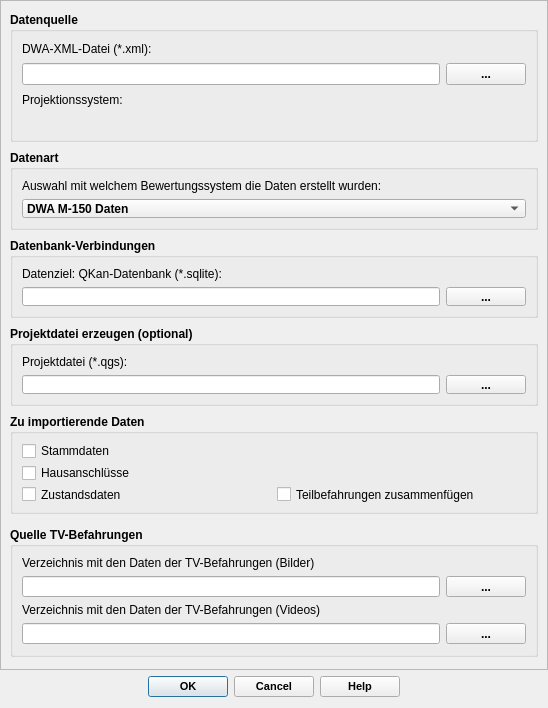
<?xml version="1.0" encoding="UTF-8"?>
<ui version="4.0">
 <class>xmlimportDialogBase</class>
 <widget class="QDialog" name="xmlimportDialogBase">
  <property name="geometry">
   <rect>
    <x>0</x>
    <y>0</y>
    <width>548</width>
    <height>708</height>
   </rect>
  </property>
  <property name="minimumSize">
   <size>
    <width>250</width>
    <height>150</height>
   </size>
  </property>
  <property name="maximumSize">
   <size>
    <width>16777215</width>
    <height>720</height>
   </size>
  </property>
  <property name="windowTitle">
   <string>Import aus DWA-150-XML</string>
  </property>
  <layout class="QVBoxLayout" name="verticalLayout_2">
   <property name="leftMargin">
    <number>0</number>
   </property>
   <property name="topMargin">
    <number>0</number>
   </property>
   <property name="rightMargin">
    <number>0</number>
   </property>
   <item>
    <widget class="QScrollArea" name="scrollArea">
     <property name="sizePolicy">
      <sizepolicy hsizetype="Preferred" vsizetype="Preferred">
       <horstretch>0</horstretch>
       <verstretch>0</verstretch>
      </sizepolicy>
     </property>
     <property name="verticalScrollBarPolicy">
      <enum>Qt::ScrollBarAsNeeded</enum>
     </property>
     <property name="widgetResizable">
      <bool>true</bool>
     </property>
     <widget class="QWidget" name="scrollAreaWidgetContents">
      <property name="geometry">
       <rect>
        <x>0</x>
        <y>0</y>
        <width>546</width>
        <height>660</height>
       </rect>
      </property>
      <layout class="QVBoxLayout" name="verticalLayout_3">
       <item>
        <widget class="QGroupBox" name="groupBox_3">
         <property name="minimumSize">
          <size>
           <width>0</width>
           <height>130</height>
          </size>
         </property>
         <property name="maximumSize">
          <size>
           <width>16777215</width>
           <height>130</height>
          </size>
         </property>
         <property name="font">
          <font>
           <weight>75</weight>
           <bold>true</bold>
          </font>
         </property>
         <property name="toolTip">
          <string comment="Pfade der Import- und Exportdatenbank"/>
         </property>
         <property name="title">
          <string>Datenquelle</string>
         </property>
         <property name="flat">
          <bool>false</bool>
         </property>
         <property name="checkable">
          <bool>false</bool>
         </property>
         <layout class="QVBoxLayout" name="verticalLayout">
          <item>
           <widget class="QLabel" name="label_2">
            <property name="font">
             <font>
              <family>Tahoma</family>
              <weight>50</weight>
              <bold>false</bold>
             </font>
            </property>
            <property name="text">
             <string>DWA-XML-Datei (*.xml):</string>
            </property>
            <property name="alignment">
             <set>Qt::AlignLeading|Qt::AlignLeft|Qt::AlignVCenter</set>
            </property>
           </widget>
          </item>
          <item>
           <layout class="QHBoxLayout" name="horizontalLayout">
            <item>
             <widget class="QLineEdit" name="tf_import">
              <property name="font">
               <font>
                <family>Tahoma</family>
                <weight>50</weight>
                <bold>false</bold>
               </font>
              </property>
              <property name="toolTip">
               <string>&lt;html&gt;&lt;head/&gt;&lt;body&gt;&lt;p&gt;Quelldatenbank mit Kanaldaten aus HYSTEM-EXTRAN&lt;/p&gt;&lt;/body&gt;&lt;/html&gt;</string>
              </property>
              <property name="alignment">
               <set>Qt::AlignRight|Qt::AlignTrailing|Qt::AlignVCenter</set>
              </property>
             </widget>
            </item>
            <item>
             <widget class="QPushButton" name="pb_import">
              <property name="toolTip">
               <string>&lt;html&gt;&lt;head/&gt;&lt;body&gt;&lt;p&gt;ITWH-Quelldatenbank mit Kanalnetzdaten auswählen&lt;/p&gt;&lt;/body&gt;&lt;/html&gt;</string>
              </property>
              <property name="text">
               <string>...</string>
              </property>
             </widget>
            </item>
           </layout>
          </item>
          <item>
           <widget class="QLabel" name="label_5">
            <property name="font">
             <font>
              <family>Tahoma</family>
              <weight>50</weight>
              <bold>false</bold>
             </font>
            </property>
            <property name="text">
             <string>Projektionssystem:</string>
            </property>
            <property name="alignment">
             <set>Qt::AlignLeading|Qt::AlignLeft|Qt::AlignVCenter</set>
            </property>
           </widget>
          </item>
          <item>
           <widget class="QgsProjectionSelectionWidget" name="epsg"/>
          </item>
         </layout>
        </widget>
       </item>
       <item>
        <widget class="QGroupBox" name="groupBox_2">
         <property name="sizePolicy">
          <sizepolicy hsizetype="Preferred" vsizetype="Preferred">
           <horstretch>0</horstretch>
           <verstretch>0</verstretch>
          </sizepolicy>
         </property>
         <property name="minimumSize">
          <size>
           <width>0</width>
           <height>80</height>
          </size>
         </property>
         <property name="maximumSize">
          <size>
           <width>16777215</width>
           <height>80</height>
          </size>
         </property>
         <property name="font">
          <font>
           <family>Tahoma</family>
           <weight>75</weight>
           <bold>true</bold>
          </font>
         </property>
         <property name="toolTip">
          <string comment="Pfade der Import- und Exportdatenbank"/>
         </property>
         <property name="title">
          <string>Datenart</string>
         </property>
         <property name="flat">
          <bool>false</bool>
         </property>
         <property name="checkable">
          <bool>false</bool>
         </property>
         <layout class="QVBoxLayout" name="verticalLayout_4">
          <item>
           <widget class="QLabel" name="label_7">
            <property name="font">
             <font>
              <family>Tahoma</family>
              <weight>50</weight>
              <bold>false</bold>
             </font>
            </property>
            <property name="text">
             <string>Auswahl mit welchem Bewertungssystem die Daten erstellt wurden:</string>
            </property>
            <property name="alignment">
             <set>Qt::AlignLeading|Qt::AlignLeft|Qt::AlignVCenter</set>
            </property>
           </widget>
          </item>
          <item>
           <widget class="QComboBox" name="comboBox_2">
            <item>
             <property name="text">
              <string>DWA M-150 Daten</string>
             </property>
            </item>
            <item>
             <property name="text">
              <string>ISYBAU Daten</string>
             </property>
            </item>
           </widget>
          </item>
         </layout>
        </widget>
       </item>
       <item>
        <widget class="QGroupBox" name="groupBox">
         <property name="sizePolicy">
          <sizepolicy hsizetype="Preferred" vsizetype="Preferred">
           <horstretch>0</horstretch>
           <verstretch>0</verstretch>
          </sizepolicy>
         </property>
         <property name="minimumSize">
          <size>
           <width>0</width>
           <height>80</height>
          </size>
         </property>
         <property name="maximumSize">
          <size>
           <width>16777215</width>
           <height>80</height>
          </size>
         </property>
         <property name="font">
          <font>
           <family>Tahoma</family>
           <weight>75</weight>
           <bold>true</bold>
          </font>
         </property>
         <property name="toolTip">
          <string comment="Pfade der Import- und Exportdatenbank"/>
         </property>
         <property name="title">
          <string>Datenbank-Verbindungen</string>
         </property>
         <property name="flat">
          <bool>false</bool>
         </property>
         <property name="checkable">
          <bool>false</bool>
         </property>
         <layout class="QVBoxLayout" name="verticalLayout_5">
          <item>
           <widget class="QLabel" name="label">
            <property name="font">
             <font>
              <family>Tahoma</family>
              <weight>50</weight>
              <bold>false</bold>
             </font>
            </property>
            <property name="text">
             <string>Datenziel: QKan-Datenbank (*.sqlite):</string>
            </property>
            <property name="alignment">
             <set>Qt::AlignLeading|Qt::AlignLeft|Qt::AlignVCenter</set>
            </property>
           </widget>
          </item>
          <item>
           <layout class="QHBoxLayout" name="horizontalLayout_2">
            <item>
             <widget class="QLineEdit" name="tf_database">
              <property name="font">
               <font>
                <family>Tahoma</family>
                <weight>50</weight>
                <bold>false</bold>
               </font>
              </property>
              <property name="toolTip">
               <string>&lt;html&gt;&lt;head/&gt;&lt;body&gt;&lt;p&gt;QKan - Zieldatenbank (wird ggfs. neu angelegt)&lt;/p&gt;&lt;/body&gt;&lt;/html&gt;</string>
              </property>
              <property name="alignment">
               <set>Qt::AlignRight|Qt::AlignTrailing|Qt::AlignVCenter</set>
              </property>
             </widget>
            </item>
            <item>
             <widget class="QPushButton" name="pb_database">
              <property name="toolTip">
               <string>&lt;html&gt;&lt;head/&gt;&lt;body&gt;&lt;p&gt;Zieldatenbank auswählen und optional erstellen&lt;/p&gt;&lt;/body&gt;&lt;/html&gt;</string>
              </property>
              <property name="text">
               <string>...</string>
              </property>
             </widget>
            </item>
           </layout>
          </item>
         </layout>
        </widget>
       </item>
       <item>
        <widget class="QGroupBox" name="gb_projectfile">
         <property name="minimumSize">
          <size>
           <width>0</width>
           <height>80</height>
          </size>
         </property>
         <property name="maximumSize">
          <size>
           <width>16777215</width>
           <height>80</height>
          </size>
         </property>
         <property name="font">
          <font>
           <weight>75</weight>
           <bold>true</bold>
          </font>
         </property>
         <property name="toolTip">
          <string comment="Nach dem Import eine Projektdatei neu erzeugen und speichern (optional)"/>
         </property>
         <property name="title">
          <string>Projektdatei erzeugen (optional)</string>
         </property>
         <property name="flat">
          <bool>false</bool>
         </property>
         <property name="checkable">
          <bool>false</bool>
         </property>
         <layout class="QVBoxLayout" name="verticalLayout_6">
          <item>
           <widget class="QLabel" name="label_4">
            <property name="font">
             <font>
              <family>Tahoma</family>
              <weight>50</weight>
              <bold>false</bold>
             </font>
            </property>
            <property name="text">
             <string>Projektdatei (*.qgs):</string>
            </property>
            <property name="alignment">
             <set>Qt::AlignLeading|Qt::AlignLeft|Qt::AlignVCenter</set>
            </property>
           </widget>
          </item>
          <item>
           <layout class="QHBoxLayout" name="horizontalLayout_3">
            <item>
             <widget class="QLineEdit" name="tf_project">
              <property name="font">
               <font>
                <family>Tahoma</family>
                <weight>50</weight>
                <bold>false</bold>
               </font>
              </property>
              <property name="toolTip">
               <string>&lt;html&gt;&lt;head/&gt;&lt;body&gt;&lt;p&gt;Pfad der neu erzeugten Projektdatei (optional)&lt;/p&gt;&lt;/body&gt;&lt;/html&gt;</string>
              </property>
              <property name="alignment">
               <set>Qt::AlignRight|Qt::AlignTrailing|Qt::AlignVCenter</set>
              </property>
             </widget>
            </item>
            <item>
             <widget class="QPushButton" name="pb_project">
              <property name="toolTip">
               <string>&lt;html&gt;&lt;head/&gt;&lt;body&gt;&lt;p&gt;Pfad und Name der Projektdatei festlegen&lt;/p&gt;&lt;/body&gt;&lt;/html&gt;</string>
              </property>
              <property name="text">
               <string>...</string>
              </property>
             </widget>
            </item>
           </layout>
          </item>
         </layout>
        </widget>
       </item>
       <item>
        <widget class="QGroupBox" name="groupBox_6">
         <property name="minimumSize">
          <size>
           <width>0</width>
           <height>100</height>
          </size>
         </property>
         <property name="maximumSize">
          <size>
           <width>16777215</width>
           <height>100</height>
          </size>
         </property>
         <property name="font">
          <font>
           <weight>75</weight>
           <bold>true</bold>
          </font>
         </property>
         <property name="toolTip">
          <string comment="Pfade der Import- und Exportdatenbank"/>
         </property>
         <property name="title">
          <string>Zu importierende Daten</string>
         </property>
         <property name="flat">
          <bool>false</bool>
         </property>
         <property name="checkable">
          <bool>false</bool>
         </property>
         <layout class="QVBoxLayout" name="verticalLayout_7">
          <item>
           <widget class="QCheckBox" name="cb_impStamm">
            <property name="font">
             <font>
              <weight>50</weight>
              <bold>false</bold>
             </font>
            </property>
            <property name="text">
             <string>Stammdaten</string>
            </property>
           </widget>
          </item>
          <item>
           <widget class="QCheckBox" name="cb_impAnschluesse">
            <property name="font">
             <font>
              <weight>50</weight>
              <bold>false</bold>
             </font>
            </property>
            <property name="text">
             <string>Hausanschlüsse</string>
            </property>
           </widget>
          </item>
          <item>
           <layout class="QHBoxLayout" name="horizontalLayout_7">
            <item>
             <widget class="QCheckBox" name="cb_zustand">
              <property name="font">
               <font>
                <weight>50</weight>
                <bold>false</bold>
               </font>
              </property>
              <property name="text">
               <string>Zustandsdaten</string>
              </property>
             </widget>
            </item>
            <item>
             <widget class="QCheckBox" name="cb_teilbefahrung">
              <property name="font">
               <font>
                <weight>50</weight>
                <bold>false</bold>
               </font>
              </property>
              <property name="text">
               <string>Teilbefahrungen zusammenfügen</string>
              </property>
             </widget>
            </item>
           </layout>
          </item>
         </layout>
        </widget>
       </item>
       <item>
        <widget class="QGroupBox" name="groupBox_5">
         <property name="minimumSize">
          <size>
           <width>0</width>
           <height>130</height>
          </size>
         </property>
         <property name="maximumSize">
          <size>
           <width>16777215</width>
           <height>120</height>
          </size>
         </property>
         <property name="font">
          <font>
           <weight>75</weight>
           <bold>true</bold>
          </font>
         </property>
         <property name="toolTip">
          <string comment="Pfade der Import- und Exportdatenbank"/>
         </property>
         <property name="title">
          <string>Quelle TV-Befahrungen</string>
         </property>
         <property name="flat">
          <bool>false</bool>
         </property>
         <property name="checkable">
          <bool>false</bool>
         </property>
         <layout class="QVBoxLayout" name="verticalLayout_8">
          <item>
           <widget class="QLabel" name="label_3">
            <property name="font">
             <font>
              <family>Tahoma</family>
              <weight>50</weight>
              <bold>false</bold>
             </font>
            </property>
            <property name="text">
             <string>Verzeichnis mit den Daten der TV-Befahrungen (Bilder)</string>
            </property>
            <property name="alignment">
             <set>Qt::AlignLeading|Qt::AlignLeft|Qt::AlignVCenter</set>
            </property>
           </widget>
          </item>
          <item>
           <layout class="QHBoxLayout" name="horizontalLayout_4">
            <item>
             <widget class="QLineEdit" name="tf_ordnerbild">
              <property name="minimumSize">
               <size>
                <width>0</width>
                <height>20</height>
               </size>
              </property>
              <property name="font">
               <font>
                <family>Tahoma</family>
                <weight>50</weight>
                <bold>false</bold>
               </font>
              </property>
              <property name="toolTip">
               <string>&lt;html&gt;&lt;head/&gt;&lt;body&gt;&lt;p&gt;Quelldatenbank mit Kanaldaten aus HYSTEM-EXTRAN&lt;/p&gt;&lt;/body&gt;&lt;/html&gt;</string>
              </property>
              <property name="alignment">
               <set>Qt::AlignRight|Qt::AlignTrailing|Qt::AlignVCenter</set>
              </property>
             </widget>
            </item>
            <item>
             <widget class="QPushButton" name="pb_ordnerbild">
              <property name="toolTip">
               <string>&lt;html&gt;&lt;head/&gt;&lt;body&gt;&lt;p&gt;ITWH-Quelldatenbank mit Kanalnetzdaten auswählen&lt;/p&gt;&lt;/body&gt;&lt;/html&gt;</string>
              </property>
              <property name="text">
               <string>...</string>
              </property>
             </widget>
            </item>
           </layout>
          </item>
          <item>
           <widget class="QLabel" name="label_6">
            <property name="font">
             <font>
              <family>Tahoma</family>
              <weight>50</weight>
              <bold>false</bold>
             </font>
            </property>
            <property name="text">
             <string>Verzeichnis mit den Daten der TV-Befahrungen (Videos)</string>
            </property>
            <property name="alignment">
             <set>Qt::AlignLeading|Qt::AlignLeft|Qt::AlignVCenter</set>
            </property>
           </widget>
          </item>
          <item>
           <layout class="QHBoxLayout" name="horizontalLayout_5">
            <item>
             <widget class="QLineEdit" name="tf_ordnervideo">
              <property name="minimumSize">
               <size>
                <width>0</width>
                <height>20</height>
               </size>
              </property>
              <property name="font">
               <font>
                <family>Tahoma</family>
                <weight>50</weight>
                <bold>false</bold>
               </font>
              </property>
              <property name="toolTip">
               <string>&lt;html&gt;&lt;head/&gt;&lt;body&gt;&lt;p&gt;Quelldatenbank mit Kanaldaten aus HYSTEM-EXTRAN&lt;/p&gt;&lt;/body&gt;&lt;/html&gt;</string>
              </property>
              <property name="alignment">
               <set>Qt::AlignRight|Qt::AlignTrailing|Qt::AlignVCenter</set>
              </property>
             </widget>
            </item>
            <item>
             <widget class="QPushButton" name="pb_ordnervideo">
              <property name="toolTip">
               <string>&lt;html&gt;&lt;head/&gt;&lt;body&gt;&lt;p&gt;ITWH-Quelldatenbank mit Kanalnetzdaten auswählen&lt;/p&gt;&lt;/body&gt;&lt;/html&gt;</string>
              </property>
              <property name="text">
               <string>...</string>
              </property>
             </widget>
            </item>
           </layout>
          </item>
         </layout>
        </widget>
       </item>
      </layout>
     </widget>
    </widget>
   </item>
   <item>
    <widget class="QDialogButtonBox" name="button_box">
     <property name="font">
      <font>
       <pointsize>8</pointsize>
       <weight>75</weight>
       <bold>true</bold>
      </font>
     </property>
     <property name="toolTip">
      <string>&lt;html&gt;&lt;head/&gt;&lt;body&gt;&lt;p&gt;Datenimport starten ...&lt;/p&gt;&lt;/body&gt;&lt;/html&gt;</string>
     </property>
     <property name="orientation">
      <enum>Qt::Horizontal</enum>
     </property>
     <property name="standardButtons">
      <set>QDialogButtonBox::Cancel|QDialogButtonBox::Help|QDialogButtonBox::Ok</set>
     </property>
     <property name="centerButtons">
      <bool>true</bool>
     </property>
    </widget>
   </item>
  </layout>
 </widget>
 <customwidgets>
  <customwidget>
   <class>QgsProjectionSelectionWidget</class>
   <extends>QWidget</extends>
   <header>qgsprojectionselectionwidget.h</header>
  </customwidget>
 </customwidgets>
 <resources/>
 <connections>
  <connection>
   <sender>button_box</sender>
   <signal>rejected()</signal>
   <receiver>xmlimportDialogBase</receiver>
   <slot>reject()</slot>
   <hints>
    <hint type="sourcelabel">
     <x>265</x>
     <y>475</y>
    </hint>
    <hint type="destinationlabel">
     <x>261</x>
     <y>253</y>
    </hint>
   </hints>
  </connection>
  <connection>
   <sender>button_box</sender>
   <signal>accepted()</signal>
   <receiver>xmlimportDialogBase</receiver>
   <slot>accept()</slot>
   <hints>
    <hint type="sourcelabel">
     <x>265</x>
     <y>475</y>
    </hint>
    <hint type="destinationlabel">
     <x>261</x>
     <y>253</y>
    </hint>
   </hints>
  </connection>
 </connections>
</ui>
